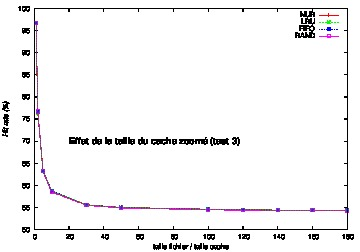

gnuplot code for this plot:
set style data linespoints
set xlabel "taille fichier / taille cache"
set ylabel "Hit rate (%)" font "Helvetica-Oblique"
set label "Effet de la taille du cache zoomé (test 3)" font "Helvetica-Bold,18" at 20,70 
set encoding utf8
set terminal postscript eps color
set output "t3-cache_size-zoom.eps"
plot "t3-cache_size-zoom" using 1:2 t "NUR", "t3-cache_size-zoom" using 1:3 t "LRU", "t3-cache_size-zoom" using 1:4 t "FIFO", "t3-cache_size-zoom" using 1:5 t "RAND"
